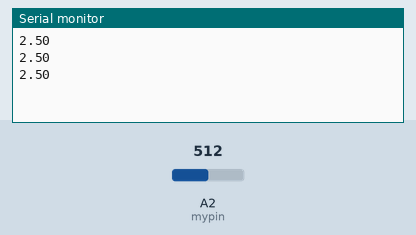
This sketch was run on a simulated Arduino Uno, built with avr-gcc and run on an emulated ATmega328P. Parts: the last lines printed to the serial monitor. The test bench sets the inputs (shaded band); at power-on: A2 (mypin) = 512.

Above: at 1.3 s.
1.4 s: A2 (mypin) set to 716
At 1.9 s:
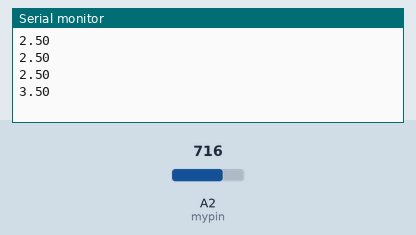
2.9 s: A2 (mypin) set to 900
At 3.4 s:
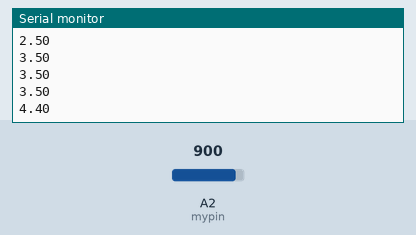
Timing chart, 0 to 5.9 s (numbered marks = the images above; inputs shaded):
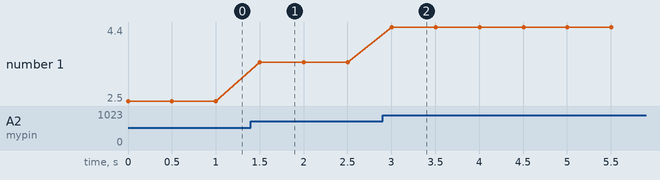

The sketch:

using_Potentiometer.ino
```cpp
int mypin=A2;
int readVal;
float v2;
int delaytime=500;

void setup() {
  // put your setup code here, to run once:
Serial.begin(9600);

}

void loop() {
  // put your main code here, to run repeatedly:
 readVal=analogRead(mypin);
v2=(5./1023.)*readVal;
Serial.println(v2);
delay(delaytime);

}
```

Measured:
- after the input at 1.4 s, the serial monitor: prints a new line after 0.10 s (image 1)
- after the input at 2.9 s, the serial monitor: prints a new line after 0.10 s (image 2)
- plotted number 1: 2.5 → 3.5 after the input at 1.4 s, 3.5 → 4.4 after the input at 2.9 s
